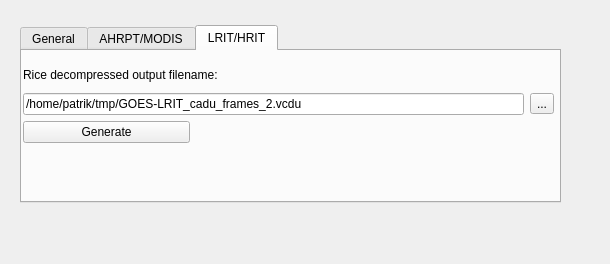
<?xml version="1.0" encoding="UTF-8"?>
<ui version="4.0">
 <class>CADUSplitterDialog</class>
 <widget class="QDialog" name="CADUSplitterDialog">
  <property name="geometry">
   <rect>
    <x>0</x>
    <y>0</y>
    <width>610</width>
    <height>264</height>
   </rect>
  </property>
  <property name="windowTitle">
   <string>Channel Access Data Unit Splitter</string>
  </property>
  <widget class="QWidget" name="">
   <property name="geometry">
    <rect>
     <x>15</x>
     <y>20</y>
     <width>581</width>
     <height>231</height>
    </rect>
   </property>
   <layout class="QGridLayout" name="mainLayout">
    <property name="sizeConstraint">
     <enum>QLayout::SetFixedSize</enum>
    </property>
    <property name="leftMargin">
     <number>5</number>
    </property>
    <property name="topMargin">
     <number>5</number>
    </property>
    <property name="rightMargin">
     <number>5</number>
    </property>
    <property name="bottomMargin">
     <number>10</number>
    </property>
    <item row="0" column="0">
     <widget class="QTabWidget" name="tabWidget">
      <property name="minimumSize">
       <size>
        <width>541</width>
        <height>178</height>
       </size>
      </property>
      <property name="currentIndex">
       <number>2</number>
      </property>
      <widget class="QWidget" name="tab">
       <attribute name="title">
        <string>General</string>
       </attribute>
       <widget class="QWidget" name="">
        <property name="geometry">
         <rect>
          <x>0</x>
          <y>10</y>
          <width>531</width>
          <height>79</height>
         </rect>
        </property>
        <layout class="QGridLayout" name="gridLayout">
         <item row="0" column="0">
          <widget class="QLabel" name="label">
           <property name="text">
            <string>CADU Input file:</string>
           </property>
          </widget>
         </item>
         <item row="0" column="1">
          <widget class="QLineEdit" name="infileEd">
           <property name="text">
            <string>/home/patrik/Documents/LRIT/data/GOES-LRIT_cadu_frames_2.cadu</string>
           </property>
          </widget>
         </item>
         <item row="0" column="2">
          <widget class="QToolButton" name="infileToolButton">
           <property name="text">
            <string>...</string>
           </property>
          </widget>
         </item>
         <item row="1" column="1">
          <widget class="QCheckBox" name="derandomizeCb">
           <property name="text">
            <string>Derandomize</string>
           </property>
           <property name="checked">
            <bool>true</bool>
           </property>
          </widget>
         </item>
         <item row="2" column="1" colspan="2">
          <widget class="QCheckBox" name="rsdecodeCb">
           <property name="text">
            <string>Reed Solomon error correct</string>
           </property>
          </widget>
         </item>
        </layout>
       </widget>
      </widget>
      <widget class="QWidget" name="ahrptTab">
       <attribute name="title">
        <string>AHRPT/MODIS</string>
       </attribute>
       <widget class="QWidget" name="">
        <property name="geometry">
         <rect>
          <x>0</x>
          <y>10</y>
          <width>531</width>
          <height>91</height>
         </rect>
        </property>
        <layout class="QGridLayout" name="gridLayout_3">
         <item row="0" column="0">
          <widget class="QLabel" name="label_2">
           <property name="text">
            <string>Virtual Channel Data Unit:</string>
           </property>
          </widget>
         </item>
         <item row="0" column="1" colspan="3">
          <widget class="QComboBox" name="ahrptVCIDCB">
           <property name="maximumSize">
            <size>
             <width>373</width>
             <height>16777215</height>
            </size>
           </property>
           <item>
            <property name="text">
             <string>AVHRR/3, Advanced High Resolution Picture Transmission</string>
            </property>
           </item>
           <item>
            <property name="text">
             <string>AMSU-A1/A2, Advanced Microwave Sounding Units</string>
            </property>
           </item>
           <item>
            <property name="text">
             <string>HIRS/4, High-resolution Infrared Radiation Sounder</string>
            </property>
           </item>
           <item>
            <property name="text">
             <string>SEM, Space Environment Monitor</string>
            </property>
           </item>
           <item>
            <property name="text">
             <string>A-DCS, Advanced Data Collection System</string>
            </property>
           </item>
           <item>
            <property name="text">
             <string>IASI, Infrared Atmospheric Sounding Interferometer</string>
            </property>
           </item>
           <item>
            <property name="text">
             <string>MHS, Microwave Humidity Sounder</string>
            </property>
           </item>
           <item>
            <property name="text">
             <string>ASCAT, Advanced Scatterometer</string>
            </property>
           </item>
           <item>
            <property name="text">
             <string>GOME-2, Global Ozone Monitoring Experiment-2</string>
            </property>
           </item>
           <item>
            <property name="text">
             <string>GRAS, Global Navigation Satellite System Receiver for Atmospheric Sounding</string>
            </property>
           </item>
           <item>
            <property name="text">
             <string>Satellite housekeeping packets</string>
            </property>
           </item>
           <item>
            <property name="text">
             <string>Admin messages</string>
            </property>
           </item>
          </widget>
         </item>
         <item row="1" column="0">
          <widget class="QLabel" name="label_4">
           <property name="text">
            <string>Output filename:</string>
           </property>
          </widget>
         </item>
         <item row="1" column="1" colspan="2">
          <widget class="QLineEdit" name="ahrptoutfileEd"/>
         </item>
         <item row="1" column="3">
          <widget class="QToolButton" name="MetOpoutfileTB">
           <property name="text">
            <string>...</string>
           </property>
          </widget>
         </item>
         <item row="2" column="1">
          <widget class="QPushButton" name="genAHRPTDataBtn">
           <property name="text">
            <string>Generate</string>
           </property>
          </widget>
         </item>
         <item row="2" column="2">
          <spacer name="horizontalSpacer_2">
           <property name="orientation">
            <enum>Qt::Horizontal</enum>
           </property>
           <property name="sizeHint" stdset="0">
            <size>
             <width>78</width>
             <height>20</height>
            </size>
           </property>
          </spacer>
         </item>
        </layout>
       </widget>
      </widget>
      <widget class="QWidget" name="lritTab">
       <attribute name="title">
        <string>LRIT/HRIT</string>
       </attribute>
       <widget class="QWidget" name="">
        <property name="geometry">
         <rect>
          <x>1</x>
          <y>11</y>
          <width>531</width>
          <height>81</height>
         </rect>
        </property>
        <layout class="QGridLayout" name="gridLayout_2">
         <item row="0" column="0" colspan="2">
          <widget class="QLabel" name="label_3">
           <property name="text">
            <string>Rice decompressed output filename:</string>
           </property>
          </widget>
         </item>
         <item row="1" column="0" colspan="2">
          <widget class="QLineEdit" name="lritoutfileEd">
           <property name="text">
            <string>/home/patrik/tmp/GOES-LRIT_cadu_frames_2.vcdu</string>
           </property>
          </widget>
         </item>
         <item row="1" column="2">
          <widget class="QToolButton" name="GOESoutfileTB">
           <property name="text">
            <string>...</string>
           </property>
          </widget>
         </item>
         <item row="2" column="0">
          <widget class="QPushButton" name="genGOESdataBtn">
           <property name="text">
            <string>Generate</string>
           </property>
          </widget>
         </item>
         <item row="2" column="1" colspan="2">
          <spacer name="horizontalSpacer">
           <property name="orientation">
            <enum>Qt::Horizontal</enum>
           </property>
           <property name="sizeHint" stdset="0">
            <size>
             <width>358</width>
             <height>20</height>
            </size>
           </property>
          </spacer>
         </item>
        </layout>
       </widget>
      </widget>
     </widget>
    </item>
   </layout>
  </widget>
  <zorder>buttonBox</zorder>
  <zorder>tabWidget</zorder>
  <zorder>tabWidget</zorder>
 </widget>
 <resources/>
 <connections/>
</ui>
